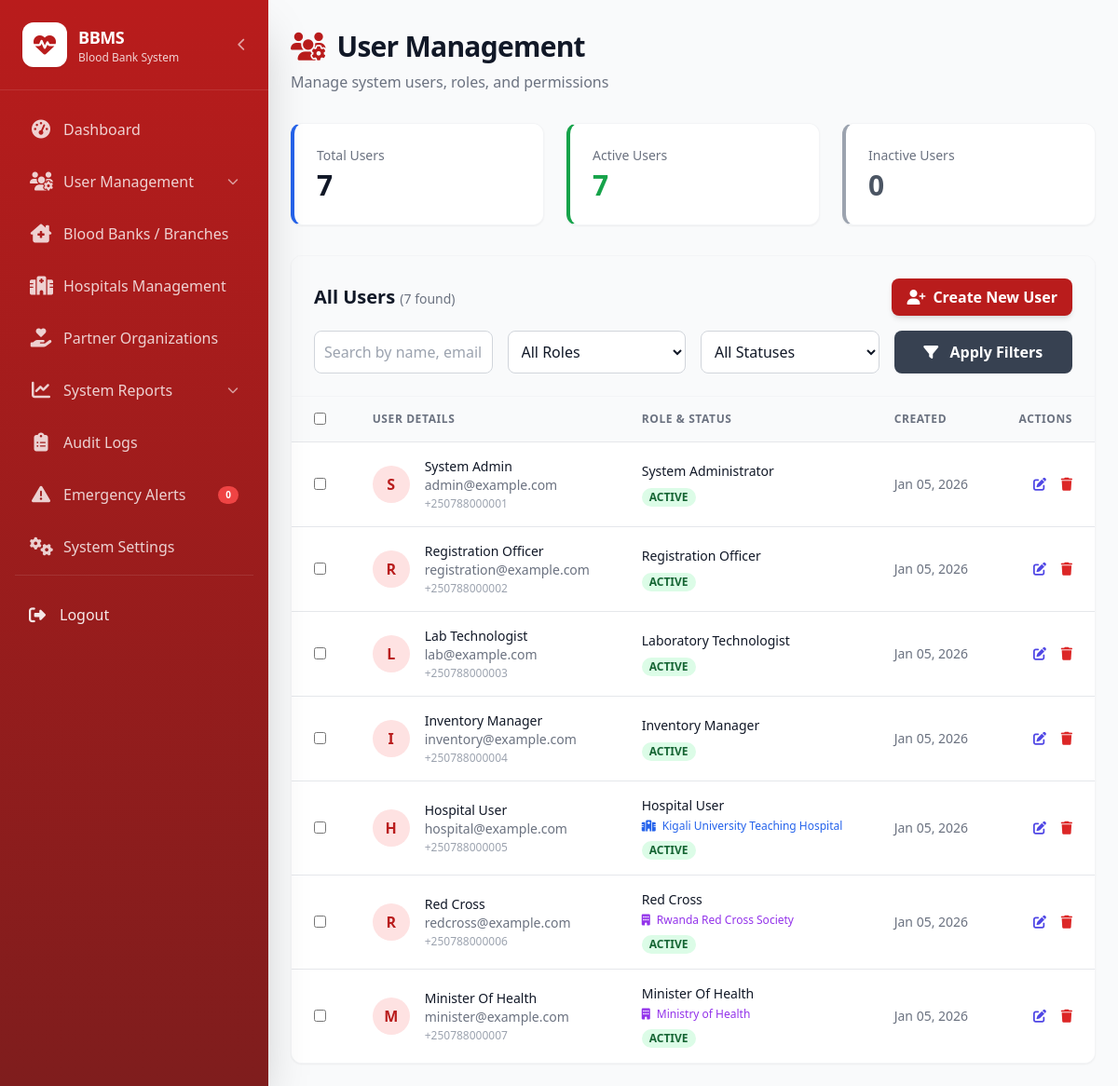
/dashboards/admin/users.php (signed in), run on the app's committed database.
### tables this page shows
CREATE TABLE `users` (
  `user_id` int(11) NOT NULL,
  `full_name` varchar(100) NOT NULL,
  `email` varchar(100) NOT NULL,
  `password` varchar(255) NOT NULL,
  `role_name` enum('System Administrator','Registration Officer','Laboratory Technologist','Inventory Manager','Hospital User','Red Cross','Minister Of Health') NOT NULL,
  `phone` varchar(20) DEFAULT NULL,
  `status` enum('ACTIVE','INACTIVE','SUSPENDED') DEFAULT 'ACTIVE',
  `hospital_name` varchar(100) DEFAULT NULL COMMENT 'For Hospital Users',
  `organization_name` varchar(100) DEFAULT NULL COMMENT 'For Partners',
  `created_at` timestamp NOT NULL DEFAULT current_timestamp(),
  `updated_at` timestamp NOT NULL DEFAULT current_timestamp() ON UPDATE current_timestamp()
);

### includes/config.php (called while the page is built, shortened)
<?php
function get_user_role() {
    return $_SESSION['role_name'] ?? null;
}
?>

### dashboards/admin/users.php (the view, shortened to what this page needs)
<?php
require_once '../../includes/config.php';
require_once '../../includes/sidebar.php';
$search = $_GET['search'] ?? '';
$page = max(1, intval($_GET['page'] ?? 1));
$per_page = 20;
$offset = ($page - 1) * $per_page;
$where = [];
$params = [];
$types = '';
$where_clause = !empty($where) ? 'WHERE ' . implode(' AND ', $where) : '';
$count_query = "SELECT COUNT(*) as total FROM users $where_clause";
if (!empty($params)) {
    $count_stmt = $conn->prepare($count_query);
    $count_stmt->bind_param($types, ...$params);
    $count_stmt->execute();
    $total_users = $count_stmt->get_result()->fetch_assoc()['total'];
} else {
    $total_users = $conn->query($count_query)->fetch_assoc()['total'];
}
$query = "SELECT * FROM users $where_clause ORDER BY created_at DESC LIMIT ? OFFSET ?";
$all_params = array_merge($params, [$per_page, $offset]);
$all_types = $types . 'ii';
$stmt = $conn->prepare($query);
$stmt->bind_param($all_types, ...$all_params);
$stmt->execute();
$users = $stmt->get_result();
$stats = [
    'total' => $conn->query("SELECT COUNT(*) as count FROM users")->fetch_assoc()['count'],
    'active' => $conn->query("SELECT COUNT(*) as count FROM users WHERE status='ACTIVE'")->fetch_assoc()['count'],
    'inactive' => $conn->query("SELECT COUNT(*) as count FROM users WHERE status='INACTIVE'")->fetch_assoc()['count'],
];
?>
<!DOCTYPE html>
<html lang="en">
<head>
    <script src="https://cdn.tailwindcss.com"></script>
    <link rel="stylesheet" href="https://cdnjs.cloudflare.com/ajax/libs/font-awesome/6.4.0/css/all.min.css">
</head>
<body class="bg-gray-50 font-sans text-gray-900">
    <?php render_sidebar('users.php'); ?>
    <div class="main-content ml-0 md:ml-72 min-h-screen p-6 pt-20 md:pt-8 transition-all duration-300">
        <div class="mb-8">
            <div class="flex items-center gap-3 mb-2">
                <i class="fa-solid fa-users-cog text-3xl text-blood-700"></i>
                <h1 class="text-3xl font-extrabold text-gray-900 tracking-tight">User Management</h1>
            </div>
            <p class="text-gray-500">Manage system users, roles, and permissions</p>
        </div>
        <div class="grid grid-cols-1 md:grid-cols-3 gap-6 mb-8">
            <div class="bg-white rounded-xl shadow-sm border border-gray-100 p-6 border-l-4 border-l-blue-600">
                <p class="text-sm font-medium text-gray-500 mb-1">Total Users</p>
                <h2 class="text-3xl font-extrabold text-gray-900"><?= number_format($stats['total']) ?></h2>
            </div>
            <div class="bg-white rounded-xl shadow-sm border border-gray-100 p-6 border-l-4 border-l-green-600">
                <p class="text-sm font-medium text-gray-500 mb-1">Active Users</p>
                <h2 class="text-3xl font-extrabold text-green-600"><?= number_format($stats['active']) ?></h2>
            </div>
            <div class="bg-white rounded-xl shadow-sm border border-gray-100 p-6 border-l-4 border-l-gray-400">
                <p class="text-sm font-medium text-gray-500 mb-1">Inactive Users</p>
                <h2 class="text-3xl font-extrabold text-gray-600"><?= number_format($stats['inactive']) ?></h2>
            </div>
        </div>
        <div class="bg-white rounded-xl shadow-sm border border-gray-100 overflow-hidden">
            <div class="p-6 border-b border-gray-100 bg-gray-50">
                <div class="flex flex-col md:flex-row justify-between items-start md:items-center gap-4">
                    <h2 class="text-xl font-bold text-gray-900">All Users <span class="text-sm font-normal text-gray-500">(<?= number_format($total_users) ?> found)</span></h2>
                    <button onclick="openCreateModal()" class="bg-blood-700 hover:bg-blood-800 text-white font-bold py-2 px-4 rounded-lg transition-colors shadow-md flex items-center gap-2">
                        <i class="fa-solid fa-user-plus"></i> Create New User
                    </button>
                </div>
                <form method="GET" class="mt-4 grid grid-cols-1 md:grid-cols-4 gap-4">
                    <input type="text" name="search" value="<?= htmlspecialchars($search) ?>" placeholder="Search by name, email, phone..." class="rounded-lg border-gray-300 focus:border-blood-500 focus:ring focus:ring-blood-200 p-2.5 border">
                    <select name="role" class="rounded-lg border-gray-300 focus:border-blood-500 focus:ring focus:ring-blood-200 p-2.5 border bg-white">
                        <option value="">All Roles</option>
                    </select>
                    <select name="status" class="rounded-lg border-gray-300 focus:border-blood-500 focus:ring focus:ring-blood-200 p-2.5 border bg-white">
                        <option value="">All Statuses</option>
                    </select>
                    <button type="submit" class="bg-gray-700 hover:bg-gray-800 text-white font-bold py-2 px-4 rounded-lg transition-colors">
                        <i class="fa-solid fa-filter mr-2"></i> Apply Filters
                    </button>
                </form>
            </div>
            <div class="overflow-x-auto">
                <table class="min-w-full divide-y divide-gray-200">
                    <thead class="bg-gray-50">
                        <tr>
                            <th class="px-6 py-3 text-left">
                                <input type="checkbox" id="select-all" onclick="toggleSelectAll(this)" class="rounded border-gray-300 text-blood-600 focus:ring-blood-500">
                            </th>
                            <th class="px-6 py-3 text-left text-xs font-bold text-gray-500 uppercase tracking-wider">User Details</th>
                            <th class="px-6 py-3 text-left text-xs font-bold text-gray-500 uppercase tracking-wider">Role & Status</th>
                            <th class="px-6 py-3 text-left text-xs font-bold text-gray-500 uppercase tracking-wider">Created</th>
                            <th class="px-6 py-3 text-right text-xs font-bold text-gray-500 uppercase tracking-wider">Actions</th>
                        </tr>
                    </thead>
                    <tbody class="bg-white divide-y divide-gray-200">
                        <?php while ($user = $users->fetch_assoc()): ?>
                            <tr class="hover:bg-gray-50 transition-colors">
                                <td class="px-6 py-4">
                                    <input type="checkbox" class="user-checkbox rounded border-gray-300 text-blood-600 focus:ring-blood-500" value="<?= $user['user_id'] ?>" onchange="updateBulkActions()">
                                </td>
                                <td class="px-6 py-4 whitespace-nowrap">
                                    <div class="flex items-center">
                                        <div class="flex-shrink-0 h-10 w-10">
                                            <div class="h-10 w-10 rounded-full bg-blood-100 flex items-center justify-center text-blood-700 font-bold">
                                                <?= strtoupper(substr($user['full_name'], 0, 1)) ?>
                                            </div>
                                        </div>
                                        <div class="ml-4">
                                            <div class="text-sm font-medium text-gray-900"><?= htmlspecialchars($user['full_name']) ?></div>
                                            <div class="text-sm text-gray-500"><?= htmlspecialchars($user['email']) ?></div>
                                            <div class="text-xs text-gray-400 mt-0.5"><?= htmlspecialchars($user['phone']) ?></div>
                                        </div>
                                    </div>
                                </td>
                                <td class="px-6 py-4">
                                    <div class="text-sm text-gray-900 font-medium mb-1"><?= htmlspecialchars($user['role_name']) ?></div>
                                    <?php if ($user['hospital_name']): ?>
                                        <div class="text-xs text-blue-600 mb-1"><i class="fa-solid fa-hospital mr-1"></i> <?= htmlspecialchars($user['hospital_name']) ?></div>
                                    <?php endif; ?>
                                    <?php if ($user['organization_name']): ?>
                                        <div class="text-xs text-purple-600 mb-1"><i class="fa-solid fa-building mr-1"></i> <?= htmlspecialchars($user['organization_name']) ?></div>
                                    <?php endif; ?>
                                    <?php
                                    $status_class = match($user['status']) {
                                        'ACTIVE' => 'bg-green-100 text-green-800',
                                        'INACTIVE' => 'bg-gray-100 text-gray-800',
                                        'SUSPENDED' => 'bg-red-100 text-red-800',
                                        default => 'bg-gray-100 text-gray-800',
                                    };
                                    ?>
                                    <span class="inline-flex px-2 text-xs font-semibold leading-5 rounded-full <?= $status_class ?>">
                                        <?= $user['status'] ?>
                                    </span>
                                </td>
                                <td class="px-6 py-4 whitespace-nowrap text-sm text-gray-500">
                                    <?= date('M d, Y', strtotime($user['created_at'])) ?>
                                </td>
                                <td class="px-6 py-4 whitespace-nowrap text-right text-sm font-medium">
                                    <button onclick='openEditModal(<?= json_encode($user) ?>)' class="text-indigo-600 hover:text-indigo-900 mr-3" title="Edit">
                                        <i class="fa-solid fa-pen-to-square"></i>
                                    </button>
                                    <button onclick="deleteUser(<?= $user['user_id'] ?>, '<?= htmlspecialchars($user['full_name']) ?>')" class="text-red-600 hover:text-red-900" title="Deactivate">
                                        <i class="fa-solid fa-trash"></i>
                                    </button>
                                </td>
                            </tr>
                        <?php endwhile; ?>
                    </tbody>
                </table>
            </div>
        </div>
    </div>
</body>
</html>

### includes/sidebar.php (shortened to what this page needs)
<?php
require_once __DIR__ . '/config.php';
function get_sidebar_menu($role) {
    return $menus[$role] ?? [];
}
function render_sidebar($current_page = '') {
    $role = get_user_role();
    $user_id = get_user_id();
    $menu_items = get_sidebar_menu($role);
    $notification_count = get_notification_count($user_id);
    $base_path = '';
    if ($role === 'System Administrator') $base_path = BASE_URL . 'dashboards/admin/';
    elseif ($role === 'Registration Officer') $base_path = BASE_URL . 'dashboards/registration/';
    elseif ($role === 'Laboratory Technologist') $base_path = BASE_URL . 'dashboards/lab/';
    elseif ($role === 'Inventory Manager') $base_path = BASE_URL . 'dashboards/inventory/';
    elseif ($role === 'Hospital User') $base_path = BASE_URL . 'dashboards/hospital/';
    elseif ($role === 'Red Cross') $base_path = BASE_URL . 'dashboards/partner/';
    elseif ($role === 'Minister Of Health') $base_path = BASE_URL . 'dashboards/authority/';
    ?>
    <script src="https://cdn.tailwindcss.com"></script>
    <link rel="stylesheet" href="https://cdnjs.cloudflare.com/ajax/libs/font-awesome/6.4.0/css/all.min.css">
    <aside id="sidebar" class="sidebar fixed top-0 left-0 h-screen w-72 bg-gradient-to-b from-blood-700 to-blood-900 text-white shadow-2xl z-50 flex flex-col sidebar-transition -translate-x-full md:translate-x-0 [&.collapsed]:w-20">
        <div class="sidebar-header p-6 border-b border-white/10 flex justify-between items-center [&.collapsed_&]:flex-col [&.collapsed_&]:p-4 [&.collapsed_&]:gap-4">
            <div class="sidebar-logo flex items-center gap-3 [&.collapsed_&]:justify-center">
                <div class="logo-icon w-12 h-12 bg-white rounded-xl flex items-center justify-center text-2xl shrink-0 text-blood-700 shadow-sm">
                    <i class="fas fa-heartbeat"></i>
                </div>
                <div class="[&.collapsed_&]:hidden">
                    <h2 class="text-lg font-bold tracking-tight">BBMS</h2>
                    <p class="text-xs opacity-80">Blood Bank System</p>
                </div>
            </div>
            <button class="sidebar-toggle text-white/60 hover:text-white transition-colors hidden md:flex items-center justify-center" onclick="toggleSidebar()">
                <i class="fas fa-chevron-left text-sm"></i>
            </button>
        </div>
        <nav class="sidebar-menu flex-1 overflow-y-auto overflow-x-hidden p-4 space-y-1 no-scrollbar">
            <?php foreach ($menu_items as $item): ?>
                <?php
                $is_active = ($current_page === $item['url']);
                $has_submenu = isset($item['submenu']);
                $item_url = $has_submenu ? 'javascript:void(0)' : $base_path . $item['url'];
                ?>
                <a href="<?= $item_url ?>"
                   class="menu-item flex items-center py-3 px-4 text-white/80 hover:text-white hover:bg-white/10 rounded-lg transition-all cursor-pointer relative group whitespace-nowrap <?= $is_active ? 'bg-white/15 text-white border-l-4 border-white' : '' ?> [&.collapsed_&]:justify-center [&.collapsed_&]:p-3"
                   <?= $has_submenu ? 'onclick="toggleSubmenu(this)"' : '' ?>>
                    <span class="text-xl shrink-0 <?= $has_submenu ? 'mr-3' : 'mr-3' ?> [&.collapsed_&]:mr-0 w-6 text-center">
                        <i class="<?= $item['icon'] ?>"></i>
                    </span>
                    <span class="flex-1 font-medium [&.collapsed_&]:hidden"><?= htmlspecialchars($item['label']) ?></span>
                    <?php if (isset($item['badge'])): ?>
                        <span class="bg-red-500 text-white text-[10px] font-bold px-2 py-0.5 rounded-full ml-auto [&.collapsed_&]:hidden" id="badge-<?= $item['badge'] ?>">
                            <?php
                            if ($item['badge'] === 'notifications') {
                                echo $notification_count > 0 ? $notification_count : '';
                            } else {
                                echo get_badge_count($item['badge']);
                            }
                            ?>
                        </span>
                    <?php endif; ?>
                    <?php if ($has_submenu): ?>
                        <span class="text-xs opacity-70 [&.collapsed_&]:hidden">
                            <i class="fas fa-chevron-down"></i>
                        </span>
                    <?php endif; ?>
                </a>
            <?php endforeach; ?>
            <div class="mt-auto pt-4 border-t border-white/10">
                <a href="<?= BASE_URL ?>includes/logout.php" class="flex items-center justify-center md:justify-start gap-3 w-full p-3 text-white/90 hover:bg-white/10 rounded-lg transition-colors font-medium group">
                    <span class="text-lg w-6 text-center"><i class="fas fa-sign-out-alt"></i></span>
                    <span class="[&.collapsed_&]:hidden">Logout</span>
                </a>
            </div>
        </nav>
    </aside>
    <?php
}
function get_badge_count($badge_type) {
    switch ($badge_type) {
        default:
            return 0;
    }
}
?>

### includes/sidebar.php (style rules this page uses)
.sidebar-transition { transition: all 0.3s ease; }

### data on the page
users: full_name "S", full_name "System Admin", email "admin@example.com", phone "+250788000001", role_name "System Administrator", status "ACTIVE", created_at "Jan 05, 2026"
users: full_name "R", full_name "Registration Officer", email "registration@example.com", phone "+250788000002", role_name "Registration Officer", status "ACTIVE", created_at "Jan 05, 2026"
users: full_name "L", full_name "Lab Technologist", email "lab@example.com", phone "+250788000003", role_name "Laboratory Technologist", status "ACTIVE", created_at "Jan 05, 2026"
users: full_name "I", full_name "Inventory Manager", email "inventory@example.com", phone "+250788000004", role_name "Inventory Manager", status "ACTIVE", created_at "Jan 05, 2026"
users: full_name "H", full_name "Hospital User", email "hospital@example.com", phone "+250788000005", role_name "Hospital User", hospital_name "Kigali University Teaching Hospital", status "ACTIVE", created_at "Jan 05, 2026"
users: full_name "R", full_name "Red Cross", email "redcross@example.com", phone "+250788000006", role_name "Red Cross", organization_name "Rwanda Red Cross Society", status "ACTIVE", created_at "Jan 05, 2026"
users: full_name "M", full_name "Minister Of Health", email "minister@example.com", phone "+250788000007", role_name "Minister Of Health", organization_name "Ministry of Health", status "ACTIVE", created_at "Jan 05, 2026"

### other printed values
$item['label'] "Dashboard"
$item['label'] "User Management"
$item['label'] "Blood Banks / Branches"
$item['label'] "Hospitals Management"
$item['label'] "Partner Organizations"
$item['label'] "System Reports"
$item['label'] "Audit Logs"
$item['label'] "Emergency Alerts"
get_badge_count($item['badge']) "0"
$item['label'] "System Settings"
$stats['total'] "7"
$stats['active'] "7"
$stats['inactive'] "0"
$total_users "7"
